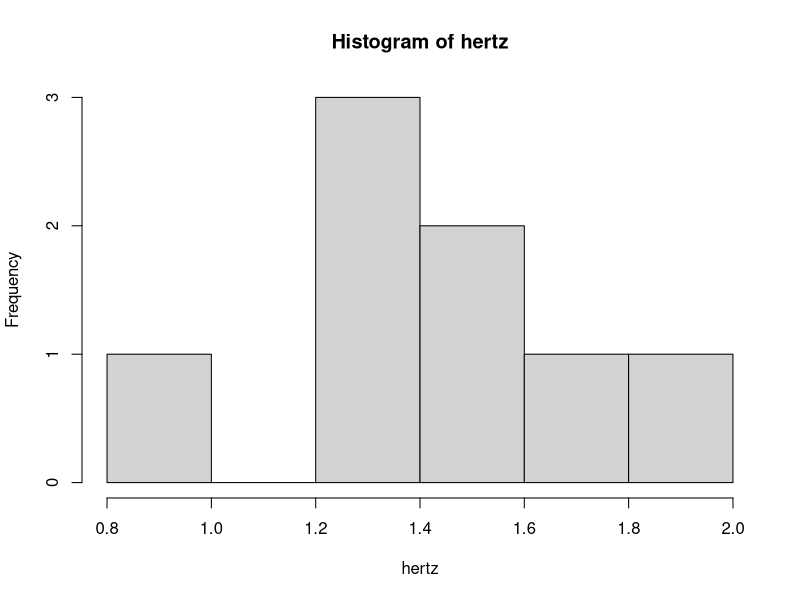

Here is the R script that generated this plot:
install.packages("ape", dependencies=TRUE)
install.packages("binom", dependencies=TRUE)
install.packages("car", dependencies=TRUE)
install.packages("leaps", dependencies=TRUE)
install.packages("meta", dependencies=TRUE)
install.packages("pwr", dependencies=TRUE)
install.packages("visreg", dependencies=TRUE)
install.packages("lsmeans", dependencies=TRUE)

x <- 3

z <- "Wake up Neo"

y <- 2

z <- x * y

2 + 2 == 4     # Note double "==" for logical "is equal to"
3 <= 2         # less than or equal to
"A" > "a"      # greater than
"Hi" != "hi"   # not equal to (i.e., R is case sensitive)

x <- c(1,2,333,65,45,-88,-72,8,92,46)
is.vector(x)
x[1:3]  # 1:3 is a shortcut for c(1,2,3)
length(x) #answer is 10 because we have 10 numbers
x[length(x)] #gives you the last number in the string
x > 0 #gives you T/F for every number in the string
x[x > 0] #only gives you positive numbers from string
which(x > 0) #gives you the number order of postitive numbers from the string
x[5] <- 0
x[c(2,6,10)] <- c(1,2,3)
x[2] <- NA

y <- c(5,-6,85,32,47,654,79,65,-14,1)

z <- x * y #multiplies numbers in the same string order together
z <- y - 2 * x
z <- x >= y             # great than or equal to
z <- x[abs(x) < abs(y)] # absolute values

##making a data frame = like a spreadsheet
mydata <- data.frame(x = x, y = y, stringsAsFactors = FALSE)

#delete a vector, now stored in the dataframe "mydata"
rm(x)
rm(y)

#different commands once working with dataframe
length(mydata) #answer is 2 because 2 columns
length(mydata$x) #answer is 10 as in line 26

#Paradise tree snake data

#side to side undulation
hertz <- c(0.9,1.4,1.2,1.2,1.3,2.0,1.4,1.6)
length(hertz)
hist(hertz, right = FALSE) #creates left-closed, right-open intervals
#hertz to radians/sec (1 hertz = 2pi radians)
radians <- hertz * (2 * pi)
mean(radians)
sd(radians) # = 2.035985

#mean
sum(hertz) / 8
mean(hertz)

#standard deviation
step1 <- hertz - 1.375
step2 <- step1 ^ 2
step3 <- mean(step2)
step4 <- sqrt(step3)
sd(hertz)

sort(hertz)  ##puts in numerical order

median(hertz)

#standard error = standard deviation/sqrt sample size
sd(hertz) / sqrt(8)
sd(radians) / sqrt(8) # = 0.7198293

##Missing Data
length(radians)
radians[9] <- NA
length(radians)
mean(radians[1:8])
mean(radians, na.rm = TRUE) #same as above
sd(radians, na.rm = TRUE)
sd(radians, na.rm = TRUE) / sqrt(8) #you get the wrong answer if you use the sqrt of 9??


##ANOLIS LIZARDS on separate script file

